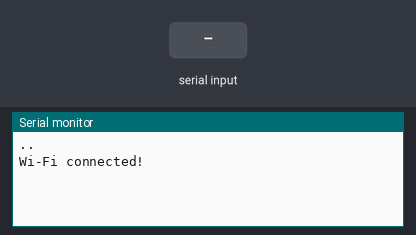
Simulated run of this sketch. Board: ESP8266 (NodeMCU). Parts: the last lines printed to the serial monitor. The test bench sets the inputs (shaded band). WiFi joins after 1.5 s; servers stay silent unless stated.

Above: at 3.2 s.
3.3 s: ",\n" received over Serial
At 5.2 s:
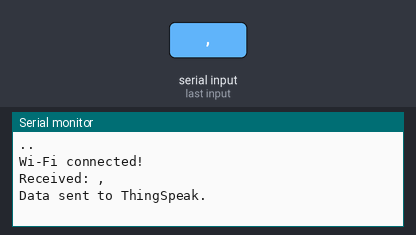
6.0 s: "90,45,200\n" received over Serial
At 6.51 s:
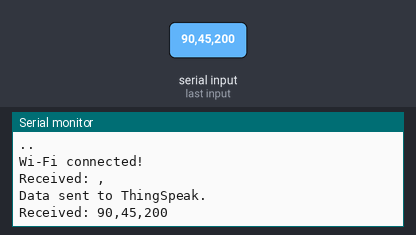
8.7 s: "90,45,200,10\n" received over Serial
At 10.81 s:
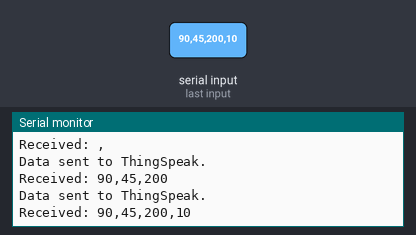
12.1 s: "90,45,200,10,150,30\n" received over Serial
At 13.11 s:
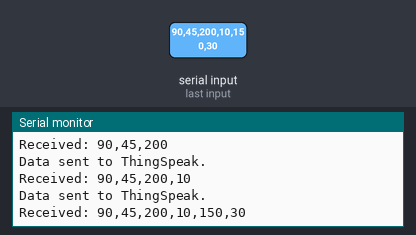
14.8 s: "200\n" received over Serial
At 15.41 s:
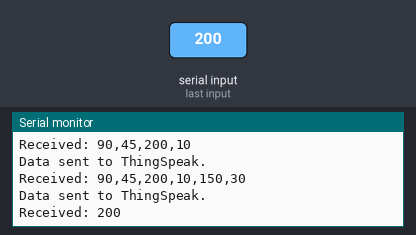

Measured:
- after the input at 3.3 s, the serial monitor: prints a new line after 0.70 s (image 1)
- after the input at 6.0 s, the serial monitor: prints a new line after 0.30 s (image 2)
- after the input at 8.7 s, the serial monitor: prints a new line after 1.9 s (image 3)
- after the input at 12.1 s, the serial monitor: prints a new line after 0.80 s (image 4)
- after the input at 14.8 s, the serial monitor: prints a new line after 0.40 s (image 5)

The sketch:

ESP_THINKspeek.ino
```cpp
#include <ESP8266WiFi.h>
#include <ThingSpeak.h>

const char* ssid = "TP-Link_2630";             // Your Wi-Fi name
const char* password = "habul@420";            // Your Wi-Fi password

unsigned long myChannelNumber = 2946491;       // ThingSpeak Channel ID
const char* myWriteAPIKey = "0HSRIF5FXOC0667G"; // ThingSpeak Write API Key

WiFiClient client;

void setup() {
  Serial.begin(9600);
  WiFi.begin(ssid, password);
  while (WiFi.status() != WL_CONNECTED) {
    delay(1000); Serial.print(".");
  }
  Serial.println("\nWi-Fi connected!");
  ThingSpeak.begin(client);
}

void loop() {
  if (Serial.available()) {
    String data = Serial.readStringUntil('\n');
    Serial.println("Received: " + data);

    float ph, turbidity, waterTemp, level, airTemp, humidity;
    int i = 0;

    ph = data.substring(i, data.indexOf(",", i)).toFloat(); i = data.indexOf(",", i) + 1;
    turbidity = data.substring(i, data.indexOf(",", i)).toFloat(); i = data.indexOf(",", i) + 1;
    waterTemp = data.substring(i, data.indexOf(",", i)).toFloat(); i = data.indexOf(",", i) + 1;
    level = data.substring(i, data.indexOf(",", i)).toFloat(); i = data.indexOf(",", i) + 1;
    airTemp = data.substring(i, data.indexOf(",", i)).toFloat(); i = data.indexOf(",", i) + 1;
    humidity = data.substring(i).toFloat();

    ThingSpeak.setField(1, ph);
    ThingSpeak.setField(2, turbidity);
    ThingSpeak.setField(3, waterTemp);
    ThingSpeak.setField(4, level);
    ThingSpeak.setField(5, airTemp);
    ThingSpeak.setField(6, humidity);

    int response = ThingSpeak.writeFields(myChannelNumber, myWriteAPIKey);
    if (response == 200) {
      Serial.println("Data sent to ThingSpeak.");
    } else {
      Serial.print("Error code: "); Serial.println(response);
    }
  }
  delay(2000);
}
```
